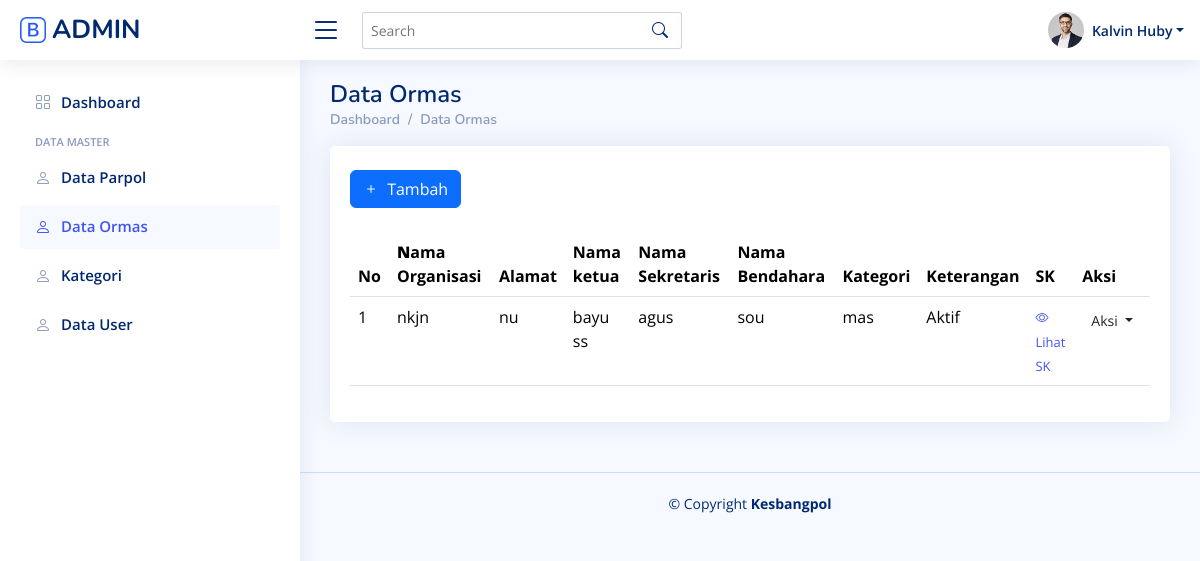
/admin/ormas/ormas.php (signed in), run on an earlier commit of the app's database.
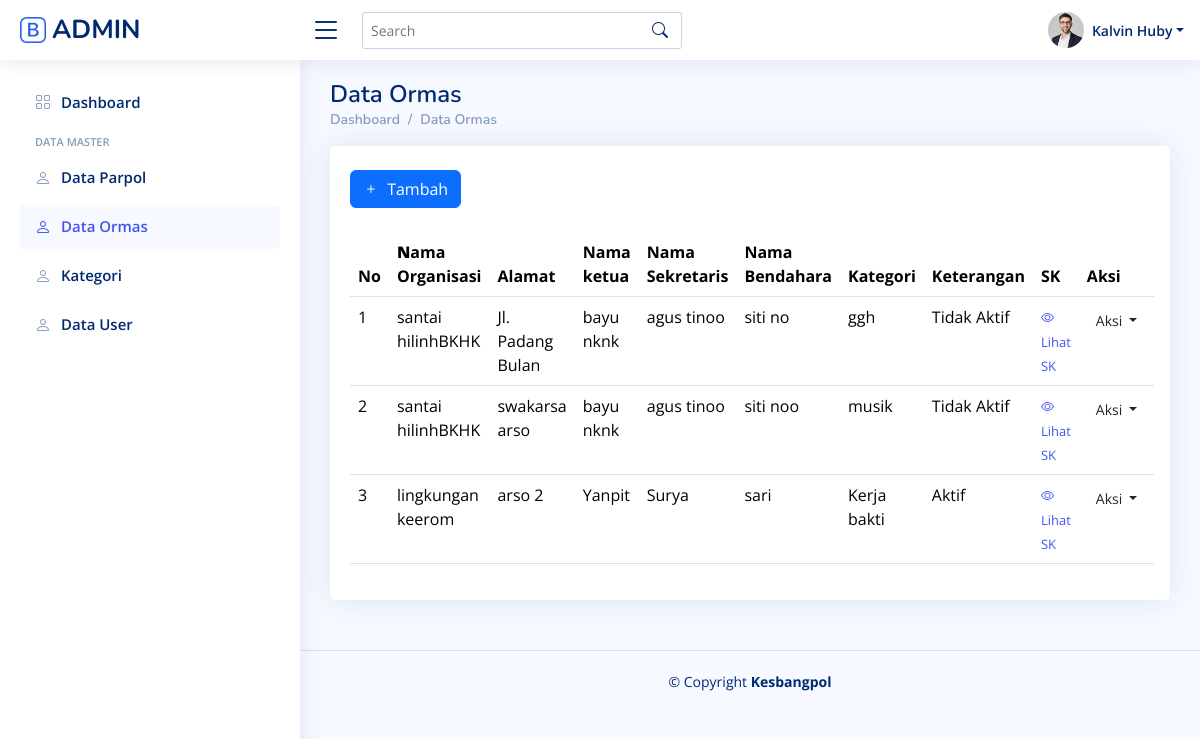
And on a later commit of the database.
### tables this page shows
CREATE TABLE `tbl_ormas` (
  `id` int(11) NOT NULL,
  `nm_organisasi` varchar(125) NOT NULL,
  `nm_ketua` varchar(125) NOT NULL,
  `nm_sekretaris` varchar(125) NOT NULL,
  `nm_bendahara` varchar(125) NOT NULL,
  `alamat` longtext NOT NULL,
  `keterangan` varchar(125) NOT NULL,
  `id_kategori` int(11) NOT NULL
);

CREATE TABLE `tbl_kategori` (
  `id` int(11) NOT NULL,
  `kategori` varchar(255) NOT NULL
);

### admin/ormas/proses/OrmasModel.php (called while the page is built, shortened)
<?php
class OrmasModel {
    private $pdo;
    public function __construct($pdo) {
        $this->pdo = $pdo;
    }
    public function getAllOrmas() {
        $query = "SELECT tbl_ormas.*, tbl_kategori.kategori
                  FROM tbl_ormas
                  JOIN tbl_kategori ON tbl_ormas.id_kategori = tbl_kategori.id";
        $stmt = $this->pdo->query($query);
        return $stmt->fetchAll(PDO::FETCH_ASSOC);
    }
}
?>

### admin/ormas/ormas.php (the view, shortened to what the changed rows need)
<?php
include '../../koneksi.php';
include 'proses/OrmasModel.php';
$ormasModel = new OrmasModel($pdo);
$ormasList = $ormasModel->getAllOrmas();
?>
<!DOCTYPE html>
<html lang="en">
<head>
  <link href="../assets/vendor/bootstrap/css/bootstrap.min.css" rel="stylesheet">
  <link href="../assets/vendor/bootstrap-icons/bootstrap-icons.css" rel="stylesheet">
  <link href="../assets/vendor/boxicons/css/boxicons.min.css" rel="stylesheet">
  <link href="../assets/vendor/quill/quill.snow.css" rel="stylesheet">
  <link href="../assets/vendor/quill/quill.bubble.css" rel="stylesheet">
  <link href="../assets/vendor/remixicon/remixicon.css" rel="stylesheet">
  <link href="../assets/vendor/simple-datatables/style.css" rel="stylesheet">
  <link href="../assets/css/style.css" rel="stylesheet">
</head>
<body>
  <main id="main" class="main">
    <div class="pagetitle">
      <h1>Data Ormas</h1>
    </div>
    <section class="section">
      <div class="row">
        <div class="col-lg-12">
          <div class="card">
            <div class="card-body">
              <table class="table datatable">
                <thead>
                  <tr>
                      <th>No</th>
                    <th>
                      <b>N</b>ama Organisasi
                    </th>
                    <th>Alamat</th>
                 <th>Nama ketua</th>
                 <th>Nama Sekretaris</th>
                 <th>Nama Bendahara</th>
                 <th>Kategori</th>
                 <th>Keterangan</th>
                 <th>SK</th>
                 <th>Aksi</th>
                  </tr>
                </thead>
                <tbody>
   <?php $no = 1; foreach ($ormasList as $ormas): ?>
                  <tr>
                  <td><?php echo $no++; ?></td>
                    <td><?php echo $ormas['nm_organisasi']; ?></td>
                    <td><?php echo $ormas['alamat']; ?></td>
                    <td><?php echo $ormas['nm_ketua']; ?></td>
                    <td><?php echo $ormas['nm_sekretaris']; ?></td>
                    <td><?php echo $ormas['nm_bendahara']; ?></td>
                    <td><?php echo $ormas['kategori']; ?></td>
                    <td><?php echo $ormas['keterangan']; ?></td>
                    <td scope="row">
    <a href="#" data-bs-toggle="modal" data-bs-target="#modalSk-<?php echo $ormas['id']; ?>" class="text-decoration-none " style="font-size: small;">
        <i class="bi bi-eye"></i> Lihat SK
    </a>
</td>
<td>
                    <div class="dropdown">
  <button class="btn btn-sm btn-outline  dropdown-toggle" type="button" data-bs-toggle="dropdown" aria-expanded="false">
   Aksi
  </button>
</div>
                    </td>
                  </tr>
                  <?php endforeach; ?>
                </tbody>
              </table>
            </div>
          </div>
        </div>
      </div>
    </section>
  </main>
</body>
</html>

What changed in the data, as far as the page shows it:
removed tbl_ormas: nm_organisasi "nkjn", alamat "nu", nm_ketua "bayu ss", nm_sekretaris "agus", nm_bendahara "sou", id_kategori.kategori "mas", keterangan "Aktif"
added tbl_ormas: nm_organisasi "santai hilinhBKHK", alamat "Jl. Padang Bulan", nm_ketua "bayu nknk", nm_sekretaris "agus tinoo", nm_bendahara "siti no", id_kategori.kategori "ggh", keterangan "Tidak Aktif"
added tbl_ormas: nm_organisasi "santai hilinhBKHK", alamat "swakarsa arso", nm_ketua "bayu nknk", nm_sekretaris "agus tinoo", nm_bendahara "siti noo", id_kategori.kategori "musik", keterangan "Tidak Aktif"
added tbl_ormas: nm_organisasi "lingkungan keerom", alamat "arso 2", nm_ketua "Yanpit", nm_sekretaris "Surya", nm_bendahara "sari", id_kategori.kategori "Kerja bakti", keterangan "Aktif"
